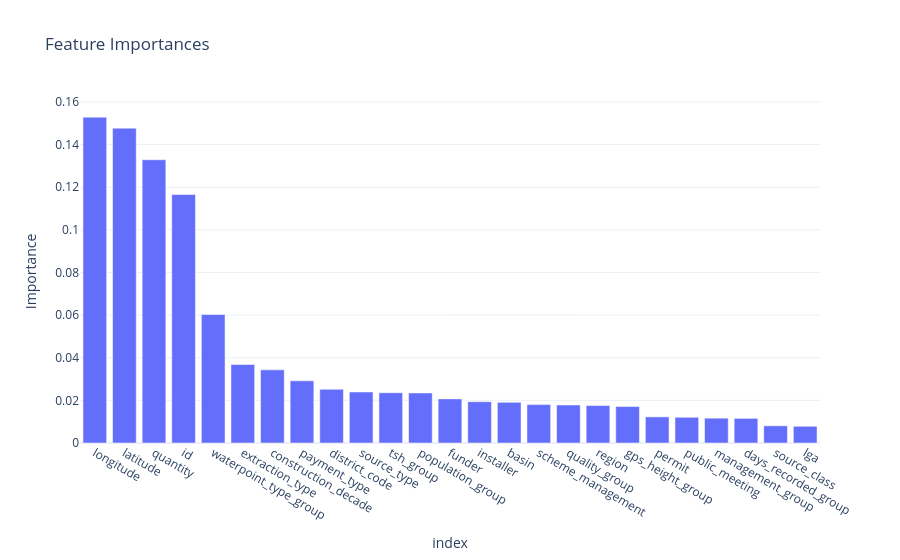

Here is the notebook cell this chart was saved with:
### Code cell
plot_feature_importance(model1, X_train)

### Figure 1 — Plotly figure (JSON) as saved in the notebook; plotly's stock layout.template omitted (floating-point values rounded to 4 significant figures)
{"data": [{"alignmentgroup": "True", "hovertemplate": "index=%{x}<br>Importance=%{y}<extra></extra>", "legendgroup": "", "marker": {"color": "#636efa", "pattern": {"shape": ""}}, "name": "", "offsetgroup": "", "orientation": "v", "showlegend": false, "textposition": "auto", "type": "bar", "x": ["longitude", "latitude", "quantity", "id", "waterpoint_type_group", "extraction_type", "construction_decade", "payment_type", "district_code", "source_type", "tsh_group", "population_group", "funder", "installer", "basin", "scheme_management", "quality_group", "region", "gps_height_group", "permit", "public_meeting", "management_group", "days_recorded_group", "source_class", "lga"], "xaxis": "x", "y": [0.1529, 0.1477, 0.1329, 0.1166, 0.06027, 0.03681, 0.03433, 0.02918, 0.02521, 0.02395, 0.02358, 0.02349, 0.02069, 0.01937, 0.01908, 0.01801, 0.01783, 0.01757, 0.01712, 0.01226, 0.01208, 0.01165, 0.01156, 0.008063, 0.007849], "yaxis": "y"}], "layout": {"autosize": true, "barmode": "relative", "legend": {"tracegroupgap": 0}, "title": {"text": "Feature Importances"}, "xaxis": {"anchor": "y", "autorange": true, "domain": [0, 1], "range": [-0.5, 24.5], "title": {"text": "index"}, "type": "category"}, "yaxis": {"anchor": "x", "autorange": true, "domain": [0, 1], "range": [0, 0.1609], "title": {"text": "Importance"}, "type": "linear"}}}
